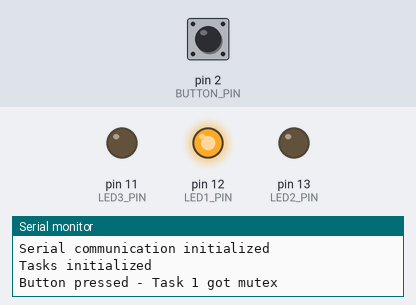
A program run on a simulated Arduino Uno, built with avr-gcc and run on an emulated ATmega328P. On the bench: output pins drawn as LEDs (lit = HIGH), the last lines printed to the serial monitor. The test bench sets the inputs (shaded band); at power-on: pin 2 (BUTTON_PIN) HIGH.

Above: at 0.1 s.
At 19.81 s:
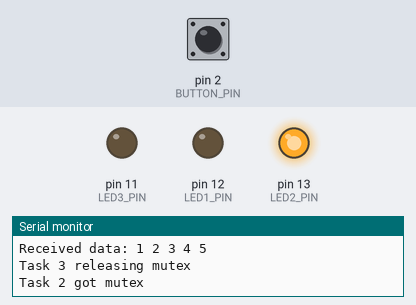
At 39.36 s:
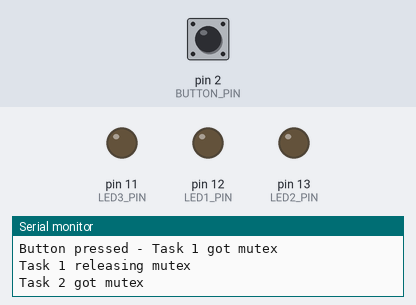
Timing chart, 0 to 40.0 s (numbered marks = the images above):
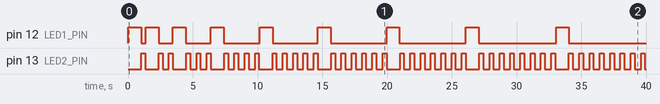

Measured:
- by itself, pin 12 (LED1_PIN): LOW → HIGH at 0.02 s, → LOW 0.99 s later, → HIGH 0.36 s later, → LOW 0.99 s later, … (18 changes in this stretch)
- by itself, pin 13 (LED2_PIN): LOW → HIGH at 1.0 s, → LOW 0.30 s later, → HIGH 1.1 s later, → LOW 0.30 s later, … (88 changes in this stretch)

The program:

main.cpp
```cpp
#include <Arduino.h>
#include <Arduino_FreeRTOS.h>
#include "SerialIO.h"
#include "TaskManager.h"

void setup() {
  // Initialize serial communication
  SerialIO::init(9600);

  // Initialize and start tasks
  initTasks();

  // Start the scheduler
  vTaskStartScheduler();
}

void loop() {
  // Empty - Tasks are handled by FreeRTOS
}
```

Button.h
```cpp
#ifndef BUTTON_H
#define BUTTON_H

#include <Arduino.h>

class Button {
public:
    Button(uint8_t pin);
    bool isPressed();

private:
    uint8_t pin;
};

#endif // BUTTON_H 
```

LED.h
```cpp
#ifndef LED_H
#define LED_H

#include <Arduino.h>
#include <Arduino_FreeRTOS.h>
#include "task.h"

class LED {
public:
    LED(uint8_t pin);
    void turnOn();
    void turnOff();
    void toggle();
    void blink(uint8_t times, uint16_t onTime, uint16_t offTime);

private:
    uint8_t pin;
    bool state;
};

#endif // LED_H 
```

SerialIO.h
```cpp
#ifndef SERIAL_IO_H
#define SERIAL_IO_H

#include <Arduino.h>

class SerialIO {
public:
    static void init(unsigned long baudRate = 9600);
    static void printMessage(const char* message);
    static void printByteArray(uint8_t* data, size_t length);
};

#endif // SERIAL_IO_H 
```

TaskManager.h
```cpp
#ifndef TASK_MANAGER_H
#define TASK_MANAGER_H

#include <Arduino.h>
#include <Arduino_FreeRTOS.h>
#include "task.h"
#include "semphr.h"
#include "queue.h"
#include "Button.h"
#include "LED.h"
#include "SerialIO.h"

// Task handles
extern TaskHandle_t buttonTaskHandle;
extern TaskHandle_t sequenceTaskHandle;
extern TaskHandle_t outputTaskHandle;

// Synchronization and communication
extern SemaphoreHandle_t buttonSemaphore;
extern QueueHandle_t dataQueue;
extern SemaphoreHandle_t serialMutex;  // Mutex for protecting serial output

// Pin definitions
#define BUTTON_PIN          2   // Button connected to pin 2
#define LED1_PIN            12  // LED1 connected to pin 12
#define LED2_PIN            13  // LED2 connected to pin 13
#define LED3_PIN            11  // LED3 connected to pin 11

// Task parameters
#define BUTTON_CHECK_PERIOD     10      // Button check period (ms)
#define LED1_ON_DURATION        1000    // LED1 on duration after button press (ms)
#define LED2_ON_DURATION        300     // LED2 on duration (ms)
#define LED2_OFF_DURATION       500     // LED2 off duration (ms)
#define TASK3_PERIOD            200     // Task 3 period (ms)
#define TASK2_DELAY             50      // Task 2 delay after blinking (ms)

// Function prototypes
void initTasks();
void buttonTask(void* parameters);
void sequenceTask(void* parameters);
void outputTask(void* parameters);

#endif // TASK_MANAGER_H 
```

Button.cpp
```cpp
#include "Button.h"

Button::Button(uint8_t pin) {
    this->pin = pin;
    pinMode(pin, INPUT_PULLUP);  // Using internal pull-up resistor
}

bool Button::isPressed() {
    return digitalRead(pin) == HIGH;
} 
```

LED.cpp
```cpp
#include "LED.h"

LED::LED(uint8_t pin) {
    this->pin = pin;
    this->state = false;
    pinMode(pin, OUTPUT);
    digitalWrite(pin, LOW);  // Ensure LED is off initially
}

void LED::turnOn() {
    digitalWrite(pin, HIGH);
    state = true;
}

void LED::turnOff() {
    digitalWrite(pin, LOW);
    state = false;
}

void LED::toggle() {
    state = !state;
    digitalWrite(pin, state ? HIGH : LOW);
}

void LED::blink(uint8_t times, uint16_t onTime, uint16_t offTime) {
    for (uint8_t i = 0; i < times; i++) {
        turnOn();
        vTaskDelay(pdMS_TO_TICKS(onTime));
        turnOff();
        if (i < times - 1) {  // No delay after the last blink
            vTaskDelay(pdMS_TO_TICKS(offTime));
        }
    }
} 
```

SerialIO.cpp
```cpp
#include "SerialIO.h"

void SerialIO::init(unsigned long baudRate) {
    Serial.begin(baudRate);
    while (!Serial) {
        // Wait for serial port to connect
    }
    Serial.println("Serial communication initialized");
}

void SerialIO::printMessage(const char* message) {
    Serial.println(message);
}

void SerialIO::printByteArray(uint8_t* data, size_t length) {
    Serial.print("Received data: ");
    for (size_t i = 0; i < length; i++) {
        if (data[i] == 0) {
            Serial.println(); // Print newline for byte value 0
            break;
        }
        Serial.print(data[i]);
        Serial.print(" ");
    }
    Serial.println();
} 
```

TaskManager.cpp
```cpp
#include "TaskManager.h"

// Task handles
TaskHandle_t buttonTaskHandle = NULL;
TaskHandle_t sequenceTaskHandle = NULL;
TaskHandle_t outputTaskHandle = NULL;

// Synchronization and communication
SemaphoreHandle_t buttonSemaphore = NULL;
QueueHandle_t dataQueue = NULL;
SemaphoreHandle_t serialMutex = NULL;  // Mutex for serial output protection

// Module instances
Button button(BUTTON_PIN);
LED led1(LED1_PIN);  // LED for Task 1 (button press)
LED led2(LED2_PIN);  // LED for Task 2 (blinking sequence)
LED led3(LED3_PIN);  // LED for Task 3 (optional)

// Global counter
static uint8_t sequenceCounter = 0;

void initTasks() {
    // Create synchronization primitives
    buttonSemaphore = xSemaphoreCreateBinary();

    // Create communication queue
    dataQueue = xQueueCreate(10, sizeof(uint8_t) * 10);

    // Create mutex for serial output protection
    serialMutex = xSemaphoreCreateMutex();
    if (serialMutex == NULL) {
        // Failed to create the mutex - handle error (in this case, just log it)
        Serial.println("Failed to create mutex");
        while(1); // Stop if mutex creation fails
    }

    // Create tasks
    xTaskCreate(
        buttonTask,         // Task function
        "ButtonTask",       // Task name
        128,                // Stack size
        NULL,               // Parameters
        1,                  // Priority
        &buttonTaskHandle   // Task handle
    );

    xTaskCreate(
        sequenceTask,       // Task function
        "SequenceTask",     // Task name
        128,                // Stack size
        NULL,               // Parameters
        2,                  // Priority
        &sequenceTaskHandle // Task handle
    );

    xTaskCreate(
        outputTask,         // Task function
        "OutputTask",       // Task name
        128,                // Stack size
        NULL,               // Parameters
        3,                  // Priority
        &outputTaskHandle   // Task handle
    );

    // Log task creation
    SerialIO::printMessage("Tasks initialized");
}

void buttonTask(void* parameters) {
    // Initialize task timing
    TickType_t lastWakeTime = xTaskGetTickCount();

    while (1) {
        // Check button state every 10ms
        if (button.isPressed()) {
            // Take the mutex before serial output
            if (xSemaphoreTake(serialMutex, portMAX_DELAY) == pdTRUE) {
                SerialIO::printMessage("Button pressed - Task 1 got mutex");

                // Turn on LED1 for exactly 1 second
                led1.turnOn();

                // Signal the semaphore to trigger Task 2
                xSemaphoreGive(buttonSemaphore);

                // Wait for 1 second
                vTaskDelay(pdMS_TO_TICKS(LED1_ON_DURATION));

                // Turn off LED1
                led1.turnOff();

                SerialIO::printMessage("Task 1 releasing mutex");
                xSemaphoreGive(serialMutex);
            }

            // Add delay after releasing mutex to give other tasks a chance
            vTaskDelay(pdMS_TO_TICKS(100));
        }

        // Ensure precise timing
        vTaskDelayUntil(&lastWakeTime, pdMS_TO_TICKS(BUTTON_CHECK_PERIOD));
    }
}

void sequenceTask(void* parameters) {
    while (1) {
        // Wait for semaphore from Task 1
        if (xSemaphoreTake(buttonSemaphore, portMAX_DELAY) == pdTRUE) {
            // Take the mutex before serial output and critical section
            if (xSemaphoreTake(serialMutex, portMAX_DELAY) == pdTRUE) {
                SerialIO::printMessage("Task 2 got mutex");

                // Increment the counter
                sequenceCounter++;

                // Create a sequence of bytes (1, 2, ..., N)
                uint8_t sequence[10] = {0}; // Initialize with zeros
                for (uint8_t i = 0; i < sequenceCounter; i++) {
                    sequence[i] = i + 1;
                }

                // Send the sequence to the buffer
                xQueueSend(dataQueue, &sequence, portMAX_DELAY);

                // Blink LED2 N times
                led2.blink(sequenceCounter, LED2_ON_DURATION, LED2_OFF_DURATION);

                SerialIO::printMessage("Task 2 releasing mutex");
                xSemaphoreGive(serialMutex);
            }

            // Add delay after releasing mutex to give other tasks a chance
            vTaskDelay(pdMS_TO_TICKS(150));

            // Add 50ms delay after completing the blinking sequence
            vTaskDelay(pdMS_TO_TICKS(TASK2_DELAY));
        }
    }
}

void outputTask(void* parameters) {
    uint8_t receivedData[10] = {0};
    TickType_t lastWakeTime = xTaskGetTickCount();

    while (1) {
        // Read data from the buffer every 200ms
        if (xQueueReceive(dataQueue, &receivedData, 0) == pdTRUE) {
            // Take the mutex before serial output
            if (xSemaphoreTake(serialMutex, portMAX_DELAY) == pdTRUE) {
                SerialIO::printMessage("Task 3 got mutex");

                // Output the received bytes via serial port
                SerialIO::printByteArray(receivedData, 10);

                SerialIO::printMessage("Task 3 releasing mutex");
                xSemaphoreGive(serialMutex);
            }

            // Add delay after releasing mutex to give other tasks a chance
            vTaskDelay(pdMS_TO_TICKS(200));
        }

        // Ensure task runs every 200ms
        vTaskDelayUntil(&lastWakeTime, pdMS_TO_TICKS(TASK3_PERIOD));
    }
} 
```
